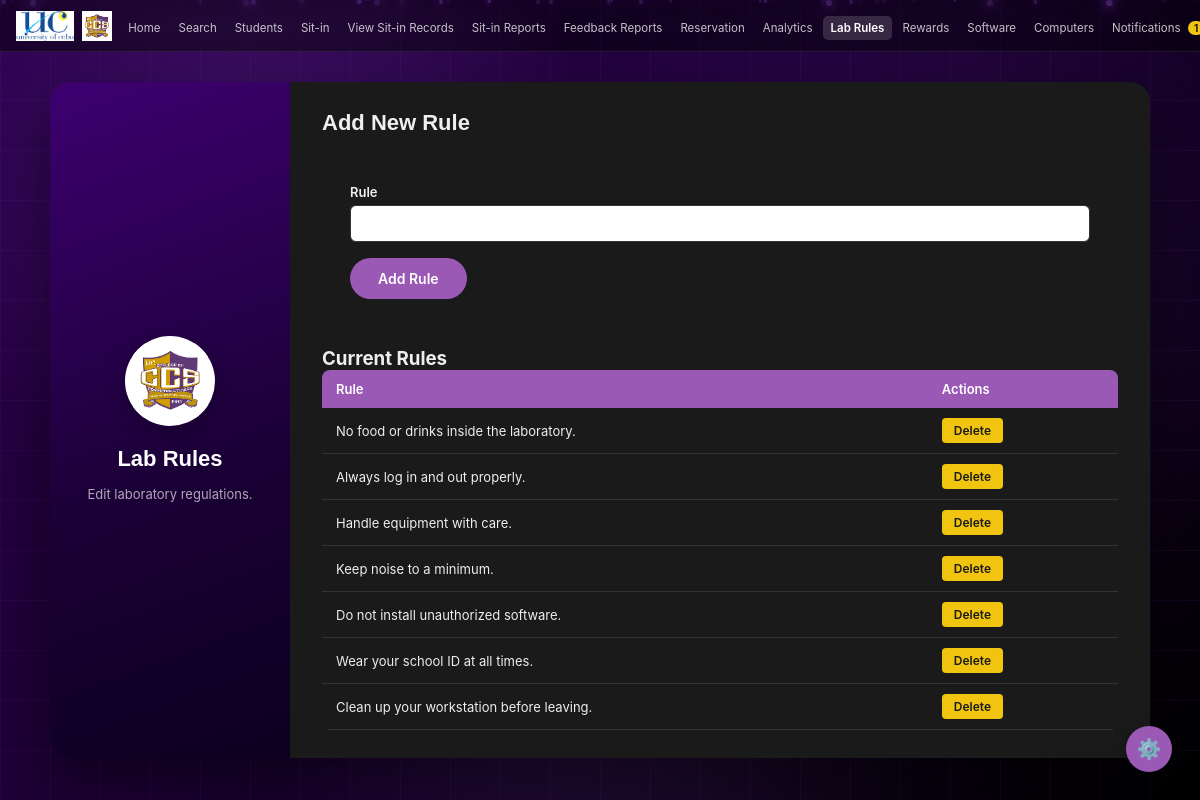
Page /admin/labrules/view (signed in) on the committed database.
### tables this page shows
CREATE TABLE lab_rules (
        id INTEGER PRIMARY KEY AUTOINCREMENT,
        rule TEXT NOT NULL,
        created TEXT NOT NULL DEFAULT (DATE('now'))
    );

### app.py (the view)
@app.route('/admin/labrules/view')
def admin_labrules_view():
    if not admin_required():
        return redirect(url_for('login'))
    conn = get_db()
    rules = conn.execute('SELECT * FROM lab_rules ORDER BY id').fetchall()
    conn.close()
    return render_template('admin/labrules.html', rules=rules)

### app.py (called while the page is built, shortened)
def get_db():
    conn = sqlite3.connect(os.path.join(BASE_DIR, 'database.db'))
    conn.row_factory = sqlite3.Row
    return conn

@app.before_request
def csrf_protect():
    if 'csrf_token' not in session:
        session['csrf_token'] = secrets.token_hex(16)
    if request.method == "POST":
        token = session.get('csrf_token', '')
        form_token = request.form.get('csrf_token', '')
        if not token or token != form_token:
            flash('Invalid request. Please try again.', 'error')
            return redirect(request.url)

@app.context_processor
def inject_unread_count():
    if 'user_id' in session and session.get('role') == 'admin':
        conn = get_db()
        count = conn.execute('''
            SELECT COUNT(*) FROM notifications
            WHERE is_read = 0 AND idnum = ?
        ''', (session['user_idnum'],)).fetchone()[0]
        conn.close()
        return dict(unread_count=count)
    return dict(unread_count=0)

def admin_required():
    return 'user_id' in session and session.get('role') == 'admin'

### templates/admin/labrules.html (shortened to what this page needs)
<!DOCTYPE html>
<html lang="en" data-theme="dark">
<head>
  <link rel="stylesheet" href="{{ url_for('static', filename='style.css') }}">
</head>
<body>
  <nav>
    <div class="nav-left">
      <img src="{{ url_for('static', filename='uclogo.png') }}" alt="UC" class="nav-logo">
      <img src="{{ url_for('static', filename='ccsmainlogo.png') }}" alt="CCS" class="nav-logo">
    </div>
    <ul class="nav-links">
      <li><a href="{{ url_for('admin_home') }}" class="{{ 'active' if request.endpoint == 'admin_home' else '' }}">Home</a></li>
      <li><a href="{{ url_for('admin_search') }}" class="{{ 'active' if request.endpoint == 'admin_search' else '' }}">Search</a></li>
      <li><a href="{{ url_for('admin_students') }}" class="{{ 'active' if request.endpoint == 'admin_students' else '' }}">Students</a></li>
      <li><a href="{{ url_for('admin_sitin') }}" class="{{ 'active' if request.endpoint == 'admin_sitin' else '' }}">Sit-in</a></li>
      <li><a href="{{ url_for('admin_sitin_records') }}" class="{{ 'active' if request.endpoint == 'admin_sitin_records' else '' }}">View Sit-in Records</a></li>
      <li><a href="{{ url_for('admin_reports') }}" class="{{ 'active' if request.endpoint == 'admin_reports' else '' }}">Sit-in Reports</a></li>
      <li><a href="{{ url_for('admin_feedback') }}" class="{{ 'active' if request.endpoint == 'admin_feedback' else '' }}">Feedback Reports</a></li>
      <li><a href="{{ url_for('admin_reservation') }}" class="{{ 'active' if request.endpoint == 'admin_reservation' else '' }}">Reservation</a></li>
      <li><a href="{{ url_for('admin_analytics') }}" class="{{ 'active' if request.endpoint == 'admin_analytics' else '' }}">Analytics</a></li>
      <li><a href="{{ url_for('admin_labrules_view') }}" class="{{ 'active' if request.endpoint == 'admin_labrules_view' else '' }}">Lab Rules</a></li>
      <li><a href="{{ url_for('admin_rewards') }}" class="{{ 'active' if request.endpoint == 'admin_rewards' else '' }}">Rewards</a></li>
      <li><a href="{{ url_for('admin_software') }}" class="{{ 'active' if request.endpoint == 'admin_software' else '' }}">Software</a></li>
      <li><a href="{{ url_for('admin_computers') }}" class="{{ 'active' if request.endpoint == 'admin_computers' else '' }}">Computers</a></li>
      <li>
  <a href="{{ url_for('admin_notifications') }}" class="{{ 'active' if request.endpoint == 'admin_notifications' else '' }}">
    Notifications
    {% if unread_count > 0 %}
      <span class="notification-badge">{{ unread_count }}</span>
    {% endif %}
  </a>
</li>
    </ul>
  </nav>
  <main class="admin-main">
    <div class="admin-split-card">
      <div class="split-left">
        <div class="split-logo-circle">
          <img src="{{ url_for('static', filename='ccsmainlogo.png') }}" alt="CCS">
        </div>
        <h2 class="split-title">Lab Rules</h2>
        <p class="split-desc">Edit laboratory regulations.</p>
      </div>
      <div class="split-right">
        <h2 class="form-title">Add New Rule</h2>
        <form method="POST" action="{{ url_for('admin_labrules') }}" class="form-card" style="margin-bottom:20px;">
          <div class="form-field">
            <label>Rule</label>
            <input name="rule" required>
          </div>
          <button type="submit" class="btn-create">Add Rule</button>
        </form>
        <h3>Current Rules</h3>
        <div class="table-wrap">
          <table class="admin-table">
            <thead>
              <tr><th>Rule</th><th>Actions</th></tr>
            </thead>
            <tbody>
              {% for r in rules %}
              <tr>
                <td>{{ r['rule'] }}</td>
                <td>
                  <a href="{{ url_for('delete_labrule', rule_id=r['id']) }}" class="btn-delete" onclick="return confirm('Delete this rule?')">Delete</a>
                </td>
              </tr>
              {% else %}
              <tr><td colspan="2" class="no-data">No rules posted yet.</td></tr>
              {% endfor %}
            </tbody>
          </table>
        </div>
      </div>
    </div>
  </main>
</body>
</html>

### rows in the picture
lab_rules: rule "No food or drinks inside the laboratory."
lab_rules: rule "Always log in and out properly."
lab_rules: rule "Handle equipment with care."
lab_rules: rule "Keep noise to a minimum."
lab_rules: rule "Do not install unauthorized software."
lab_rules: rule "Wear your school ID at all times."
lab_rules: rule "Clean up your workstation before leaving."

### other values in the picture
{{ unread_count }} "1"
